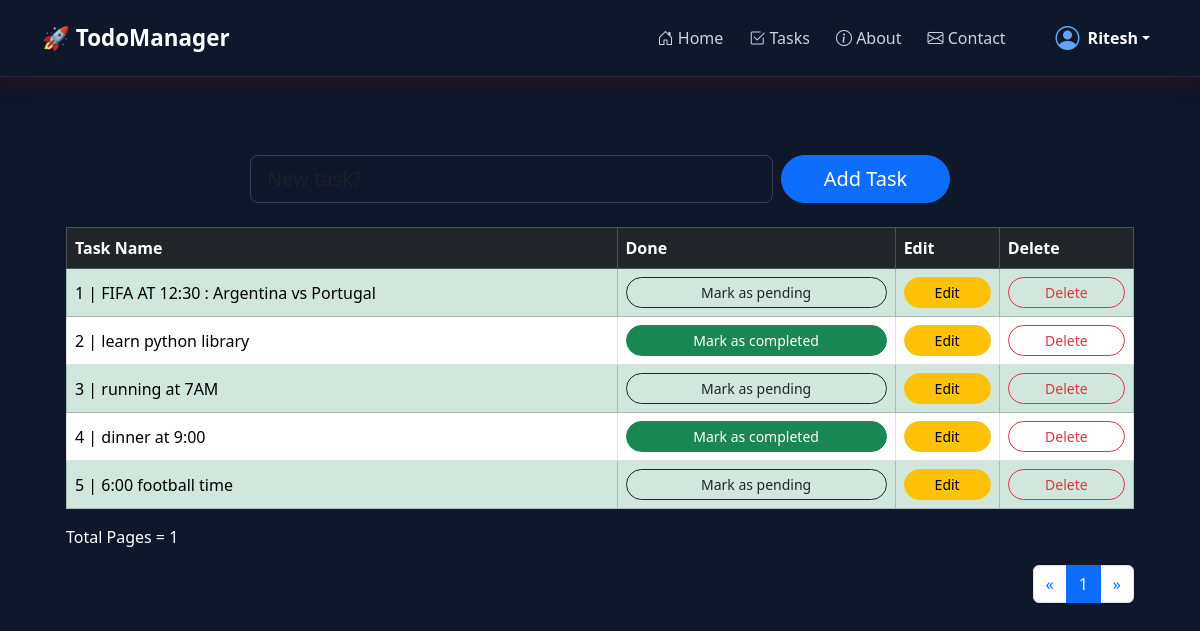
The page /todolist/ (signed in) on the database its author committed.
### todolist/models.py (models this page shows, shortened)
class Task(models.Model):
    user = models.ForeignKey(
        User,
        on_delete=models.CASCADE
    )
    task = models.CharField(max_length=100)
    is_completed = models.BooleanField(default=False)
    reward_points = models.IntegerField(default=0)
    completed_at = models.DateTimeField(
        null=True,
        blank=True
    )

### todolist/views.py (the view, shortened to what this page needs)
# urls.py: path('todolist/', views.todolist, name='todolist'),
@login_required
def todolist(request):
    all_tasks = Task.objects.filter(user=request.user).order_by('-id')
    paginator = Paginator(all_tasks, 8)
    page = request.GET.get("page")
    all_tasks = paginator.get_page(page)
    context={
        'page':'todolist',
        'all_tasks':all_tasks,
    }
    return render(request,'todolist.html',context)

### todolist/templates/todolist.html (shortened to what this page needs)
{% extends 'base.html' %}
{% block content %}
<br>
<br>
<form method="POST" class="mx-auto" style="max-width: 700px;">
    <div class="row g-2 align-items-stretch">
        <div class="col-12 col-sm-8 col-md-9">
            <input type="text"
                   class="form-control form-control-lg"
                   name="task"
                   placeholder="New task?">
        </div>
        <div class="col-12 col-sm-4 col-md-3">
            <button type="submit" class="btn btn-primary btn-lg w-100">
                Add Task
            </button>
        </div>
    </div>
</form>
<br>
<div class="container px-2 px-sm-3 px-md-4 overflow-hidden">
    <div class="table-responsive">
        <table class="table table-bordered align-middle mb-3">
            <thead class="table-dark">
                <tr>
                    <th scope="col">Task Name</th>
                    <th scope="col">Done</th>
                    <th scope="col">Edit</th>
                    <th scope="col">Delete</th>
                </tr>
            </thead>
            <tbody>
                {% for task in all_tasks %}
                    {% if task.is_completed %}
                        <tr class="table-success">
                            <td class="text-break">
                                {{ forloop.counter }} | {{ task.task }}
                            </td>
                            <td>
                                <a href="{% url 'pending_task' task.id %}"
                                   class="btn btn-outline-dark btn-sm w-100">
                                    Mark as pending
                                </a>
                            </td>
                            <td>
                                <a href="{% url 'edit_task' task.id %}"
                                   class="btn btn-warning btn-sm w-100">
                                    Edit
                                </a>
                            </td>
                            <td>
                                <a href="{% url 'Delete_task' task.id %}"
                                   class="btn btn-outline-danger btn-sm w-100">
                                    Delete
                                </a>
                            </td>
                        </tr>
                    {% else %}
                        <tr>
                            <td class="text-break">
                                {{ forloop.counter }} | {{ task.task }}
                            </td>
                            <td>
                                <a href="{% url 'complete_task' task.id %}"
                                   class="btn btn-success btn-sm w-100">
                                    Mark as completed
                                </a>
                            </td>
                            <td>
                                <a href="{% url 'edit_task' task.id %}"
                                   class="btn btn-warning btn-sm w-100">
                                    Edit
                                </a>
                            </td>
                            <td>
                                <a href="{% url 'Delete_task' task.id %}"
                                   class="btn btn-outline-danger btn-sm w-100">
                                    Delete
                                </a>
                            </td>
                        </tr>
                    {% endif %}
                {% endfor %}
            </tbody>
        </table>
    </div>
    <p class="mb-3">Total Pages = {{ all_tasks.paginator.num_pages }}</p>
    <nav aria-label="Page navigation example">
        <ul class="pagination justify-content-center justify-content-sm-end flex-wrap">
            <li class="page-item">
                <a class="page-link" href="?page=1">
                    &laquo;
                </a>
            </li>
            <li class="page-item active">
                <a class="page-link"
                   href="?page={{ all_tasks.number }}">
                    {{ all_tasks.number }}
                </a>
            </li>
            <li class="page-item">
                <a class="page-link"
                   href="?page={{ all_tasks.paginator.num_pages }}">
                    &raquo;
                </a>
            </li>
        </ul>
    </nav>
</div>
{% endblock content %}

### templates/base.html (shortened to what this page needs)
{% load static %}
<!DOCTYPE html>
<html lang="en">
<head>
    <link href="https://cdn.jsdelivr.net/npm/bootstrap@5.3.8/dist/css/bootstrap.min.css" rel="stylesheet">
    <link rel="stylesheet"
          href="https://cdn.jsdelivr.net/npm/bootstrap-icons@1.11.3/font/bootstrap-icons.min.css">
</head>
<body>
<nav class="navbar navbar-expand-lg custom-navbar">
    <div class="container">
        <a class="navbar-brand text-white fw-bold"
           href="{% url 'homepage' %}">
            🚀 TodoManager
        </a>
        <div class="collapse navbar-collapse"
             id="navbarNav">
            <ul class="navbar-nav ms-auto align-items-center">
                <li class="nav-item">
                    <a class="nav-link"
                       href="{% url 'homepage' %}">
                        <i class="bi bi-house-door"></i>
                        Home
                    </a>
                </li>
                <li class="nav-item">
                    <a class="nav-link"
                       href="{% url 'todolist' %}">
                        <i class="bi bi-check2-square"></i>
                        Tasks
                    </a>
                </li>
                <li class="nav-item">
                    <a class="nav-link"
                       href="{% url 'about' %}">
                        <i class="bi bi-info-circle"></i>
                        About
                    </a>
                </li>
                <li class="nav-item">
                    <a class="nav-link"
                       href="{% url 'contact' %}">
                        <i class="bi bi-envelope"></i>
                        Contact
                    </a>
                </li>
                {% if user.is_authenticated %}
                <li class="nav-item dropdown ms-4">
                    <a class="nav-link dropdown-toggle user-menu"
                       href="#"
                       role="button"
                       data-bs-toggle="dropdown">
                        <i class="bi bi-person-circle fs-4 me-2"></i>
                        {{ user.username }}
                    </a>
                </li>
                {% endif %}
            </ul>
        </div>
    </div>
</nav>
<div class="container">
    {% block content %}
    {% endblock content %}
</div>
</body>
</html>

### rows shown on the page
Task: task "FIFA AT 12:30 : Argentina vs Portugal"
Task: task "learn python library"
Task: task "running at 7AM"
Task: task "dinner at 9:00"
Task: task "6:00 football time"

### other values the page prints
{{ user.username }} "Ritesh"
{{ all_tasks.paginator.num_pages }} "1"
{{ all_tasks.number }} "1"
